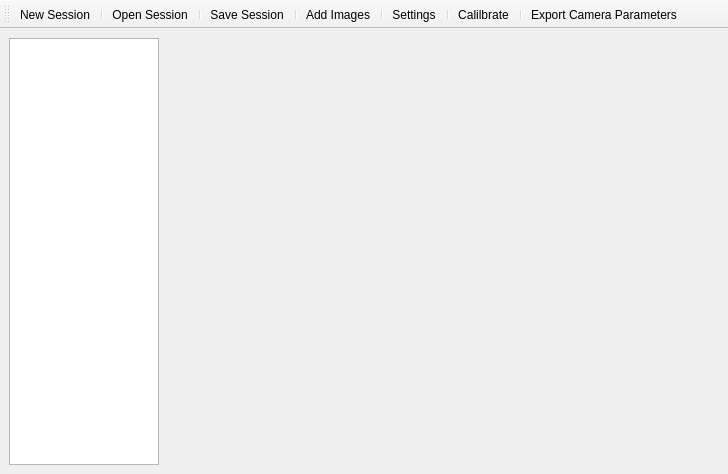
<?xml version="1.0" encoding="UTF-8"?>
<ui version="4.0">
 <class>MainWindow</class>
 <widget class="QMainWindow" name="MainWindow">
  <property name="geometry">
   <rect>
    <x>0</x>
    <y>0</y>
    <width>728</width>
    <height>474</height>
   </rect>
  </property>
  <property name="windowTitle">
   <string>相机标定工具</string>
  </property>
  <widget class="QWidget" name="centralwidget">
   <layout class="QGridLayout" name="gridLayout">
    <item row="1" column="2">
     <widget class="QLabel" name="label">
      <property name="text">
       <string/>
      </property>
      <property name="scaledContents">
       <bool>true</bool>
      </property>
     </widget>
    </item>
    <item row="1" column="0">
     <widget class="QListWidget" name="listWidget">
      <property name="maximumSize">
       <size>
        <width>150</width>
        <height>16777215</height>
       </size>
      </property>
     </widget>
    </item>
   </layout>
  </widget>
  <widget class="QToolBar" name="toolBar">
   <property name="windowTitle">
    <string>toolBar</string>
   </property>
   <property name="orientation">
    <enum>Qt::Orientation::Horizontal</enum>
   </property>
   <property name="toolButtonStyle">
    <enum>Qt::ToolButtonStyle::ToolButtonTextUnderIcon</enum>
   </property>
   <attribute name="toolBarArea">
    <enum>TopToolBarArea</enum>
   </attribute>
   <attribute name="toolBarBreak">
    <bool>false</bool>
   </attribute>
   <addaction name="actionNew_Session"/>
   <addaction name="separator"/>
   <addaction name="actionOpen_Session"/>
   <addaction name="separator"/>
   <addaction name="actionSave_Session"/>
   <addaction name="separator"/>
   <addaction name="actionAdd_Images"/>
   <addaction name="separator"/>
   <addaction name="actionSettings"/>
   <addaction name="separator"/>
   <addaction name="actionCalibrate"/>
   <addaction name="separator"/>
   <addaction name="actionExport_Camera_Parameters"/>
  </widget>
  <action name="actionNew_Session">
   <property name="icon">
    <iconset resource="img.qrc">
     <normaloff>:/img/img/New.png</normaloff>:/img/img/New.png</iconset>
   </property>
   <property name="text">
    <string>New Session</string>
   </property>
   <property name="toolTip">
    <string>&lt;html&gt;&lt;head/&gt;&lt;body&gt;&lt;p&gt;New Session&lt;/p&gt;&lt;/body&gt;&lt;/html&gt;</string>
   </property>
   <property name="menuRole">
    <enum>QAction::MenuRole::NoRole</enum>
   </property>
  </action>
  <action name="actionOpen_Session">
   <property name="icon">
    <iconset resource="img.qrc">
     <normaloff>:/img/img/Open.png</normaloff>:/img/img/Open.png</iconset>
   </property>
   <property name="text">
    <string>Open Session</string>
   </property>
   <property name="menuRole">
    <enum>QAction::MenuRole::NoRole</enum>
   </property>
  </action>
  <action name="actionSave_Session">
   <property name="icon">
    <iconset resource="img.qrc">
     <normaloff>:/img/img/Save.png</normaloff>:/img/img/Save.png</iconset>
   </property>
   <property name="text">
    <string>Save Session</string>
   </property>
   <property name="menuRole">
    <enum>QAction::MenuRole::NoRole</enum>
   </property>
  </action>
  <action name="actionAdd_Images">
   <property name="icon">
    <iconset resource="img.qrc">
     <normaloff>:/img/img/Add.png</normaloff>:/img/img/Add.png</iconset>
   </property>
   <property name="text">
    <string>Add Images</string>
   </property>
   <property name="menuRole">
    <enum>QAction::MenuRole::NoRole</enum>
   </property>
  </action>
  <action name="actionZoom_In">
   <property name="text">
    <string>Zoom In</string>
   </property>
  </action>
  <action name="actionZoom_oup">
   <property name="text">
    <string>Zoom Out</string>
   </property>
  </action>
  <action name="actionPan">
   <property name="text">
    <string>Pan</string>
   </property>
  </action>
  <action name="actionSettings">
   <property name="icon">
    <iconset theme="QIcon::ThemeIcon::DocumentProperties"/>
   </property>
   <property name="text">
    <string>Settings</string>
   </property>
   <property name="toolTip">
    <string>Settings</string>
   </property>
   <property name="menuRole">
    <enum>QAction::MenuRole::NoRole</enum>
   </property>
  </action>
  <action name="actionCalibrate">
   <property name="icon">
    <iconset theme="QIcon::ThemeIcon::MediaPlaybackStart"/>
   </property>
   <property name="text">
    <string>Calilbrate</string>
   </property>
   <property name="menuRole">
    <enum>QAction::MenuRole::NoRole</enum>
   </property>
  </action>
  <action name="actionExport_Camera_Parameters">
   <property name="icon">
    <iconset theme="QIcon::ThemeIcon::GoUp"/>
   </property>
   <property name="text">
    <string>Export Camera Parameters</string>
   </property>
   <property name="menuRole">
    <enum>QAction::MenuRole::NoRole</enum>
   </property>
  </action>
 </widget>
 <resources>
  <include location="img.qrc"/>
 </resources>
 <connections/>
</ui>
